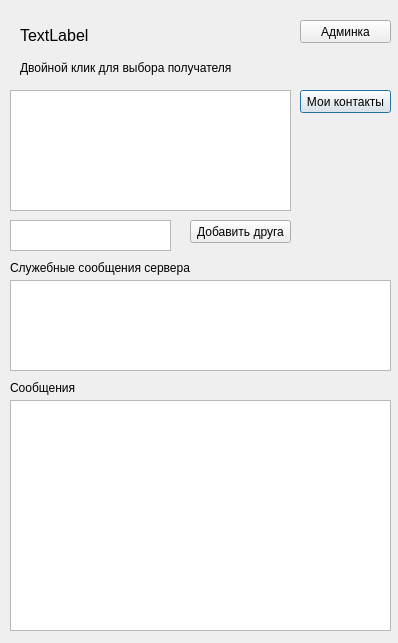
<?xml version="1.0" encoding="UTF-8"?>
<ui version="4.0">
 <class>Dialog</class>
 <widget class="QDialog" name="Dialog">
  <property name="geometry">
   <rect>
    <x>0</x>
    <y>0</y>
    <width>398</width>
    <height>643</height>
   </rect>
  </property>
  <property name="windowTitle">
   <string>chat_window</string>
  </property>
  <widget class="QListWidget" name="listWidget">
   <property name="geometry">
    <rect>
     <x>10</x>
     <y>90</y>
     <width>281</width>
     <height>121</height>
    </rect>
   </property>
   <property name="font">
    <font>
     <pointsize>10</pointsize>
    </font>
   </property>
  </widget>
  <widget class="QLabel" name="label_2">
   <property name="geometry">
    <rect>
     <x>10</x>
     <y>380</y>
     <width>81</width>
     <height>16</height>
    </rect>
   </property>
   <property name="text">
    <string>Сообщения</string>
   </property>
  </widget>
  <widget class="QPushButton" name="pushButton">
   <property name="geometry">
    <rect>
     <x>300</x>
     <y>90</y>
     <width>91</width>
     <height>23</height>
    </rect>
   </property>
   <property name="text">
    <string>Мои контакты</string>
   </property>
  </widget>
  <widget class="QLabel" name="label_4">
   <property name="geometry">
    <rect>
     <x>20</x>
     <y>60</y>
     <width>221</width>
     <height>16</height>
    </rect>
   </property>
   <property name="text">
    <string>Двойной клик для выбора получателя</string>
   </property>
  </widget>
  <widget class="QLabel" name="label">
   <property name="geometry">
    <rect>
     <x>20</x>
     <y>20</y>
     <width>331</width>
     <height>31</height>
    </rect>
   </property>
   <property name="font">
    <font>
     <pointsize>12</pointsize>
    </font>
   </property>
   <property name="focusPolicy">
    <enum>Qt::NoFocus</enum>
   </property>
   <property name="lineWidth">
    <number>1</number>
   </property>
   <property name="text">
    <string>TextLabel</string>
   </property>
  </widget>
  <widget class="QTextEdit" name="textEdit_2">
   <property name="geometry">
    <rect>
     <x>10</x>
     <y>220</y>
     <width>161</width>
     <height>31</height>
    </rect>
   </property>
   <property name="html">
    <string>&lt;!DOCTYPE HTML PUBLIC &quot;-//W3C//DTD HTML 4.0//EN&quot; &quot;http://www.w3.org/TR/REC-html40/strict.dtd&quot;&gt;
&lt;html&gt;&lt;head&gt;&lt;meta name=&quot;qrichtext&quot; content=&quot;1&quot; /&gt;&lt;style type=&quot;text/css&quot;&gt;
p, li { white-space: pre-wrap; }
&lt;/style&gt;&lt;/head&gt;&lt;body style=&quot; font-family:'MS Shell Dlg 2'; font-size:8.25pt; font-weight:400; font-style:normal;&quot;&gt;
&lt;p style=&quot;-qt-paragraph-type:empty; margin-top:0px; margin-bottom:0px; margin-left:0px; margin-right:0px; -qt-block-indent:0; text-indent:0px;&quot;&gt;&lt;br /&gt;&lt;/p&gt;&lt;/body&gt;&lt;/html&gt;</string>
   </property>
  </widget>
  <widget class="QPushButton" name="pushButton_3">
   <property name="geometry">
    <rect>
     <x>190</x>
     <y>220</y>
     <width>101</width>
     <height>23</height>
    </rect>
   </property>
   <property name="text">
    <string>Добавить друга</string>
   </property>
  </widget>
  <widget class="QLabel" name="label_3">
   <property name="geometry">
    <rect>
     <x>10</x>
     <y>260</y>
     <width>281</width>
     <height>16</height>
    </rect>
   </property>
   <property name="text">
    <string>Служебные сообщения сервера</string>
   </property>
  </widget>
  <widget class="QListWidget" name="listWidget_2">
   <property name="geometry">
    <rect>
     <x>10</x>
     <y>280</y>
     <width>381</width>
     <height>91</height>
    </rect>
   </property>
   <property name="font">
    <font>
     <pointsize>10</pointsize>
    </font>
   </property>
  </widget>
  <widget class="QListWidget" name="listWidget_3">
   <property name="geometry">
    <rect>
     <x>10</x>
     <y>400</y>
     <width>381</width>
     <height>231</height>
    </rect>
   </property>
   <property name="font">
    <font>
     <pointsize>10</pointsize>
    </font>
   </property>
  </widget>
  <widget class="QPushButton" name="pushButton_2">
   <property name="geometry">
    <rect>
     <x>300</x>
     <y>20</y>
     <width>91</width>
     <height>23</height>
    </rect>
   </property>
   <property name="text">
    <string>Админка</string>
   </property>
  </widget>
 </widget>
 <resources/>
 <connections/>
</ui>
